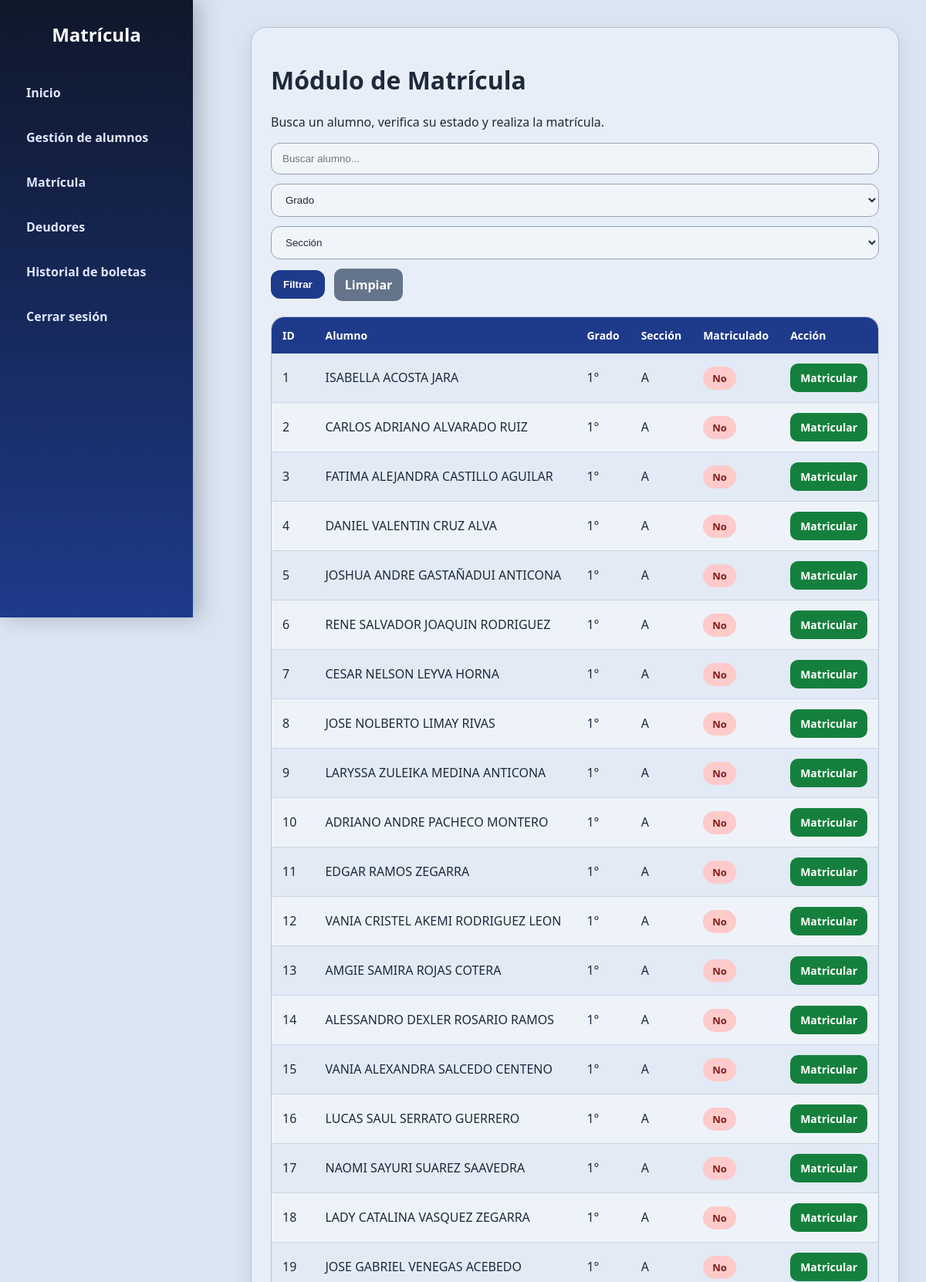
Page /matricula (signed in, upper part) on the committed database.
### tables this page shows
CREATE TABLE alumnos (
        id INTEGER PRIMARY KEY AUTOINCREMENT,
        nombres TEXT NOT NULL,
        apellidos TEXT NOT NULL,
        dni TEXT,
        grado TEXT NOT NULL,
        seccion TEXT NOT NULL,
        apoderado TEXT,
        telefono TEXT,
        estado TEXT DEFAULT 'Activo'
    );

### app.py (the view)
@app.route("/matricula")
def matricula():
    if "user" not in session:
        return redirect("/")
    buscar = request.args.get("buscar", "")
    grado = request.args.get("grado", "")
    seccion = request.args.get("seccion", "")
    conn = get_db()
    cur = conn.cursor()
    query = """
        SELECT
            alumnos.id,
            alumnos.nombres,
            alumnos.apellidos,
            alumnos.grado,
            alumnos.seccion,
            CASE
                WHEN matriculas.id IS NOT NULL THEN 'Sí'
                ELSE 'No'
            END AS matriculado
        FROM alumnos
        LEFT JOIN matriculas ON alumnos.id = matriculas.alumno_id
        WHERE 1=1
    """
    params = []
    if buscar:
        query += " AND (alumnos.nombres LIKE ? OR alumnos.apellidos LIKE ? OR alumnos.dni LIKE ?)"
        params.extend([f"%{buscar}%", f"%{buscar}%", f"%{buscar}%"])
    if grado:
        query += " AND alumnos.grado=?"
        params.append(grado)
    if seccion:
        query += " AND alumnos.seccion=?"
        params.append(seccion)
    query += " ORDER BY alumnos.grado, alumnos.seccion, alumnos.apellidos"
    cur.execute(query, params)
    alumnos_lista = cur.fetchall()
    conn.close()
    return render_template("matricula.html", alumnos=alumnos_lista)

### app.py (called while the page is built)
def get_db():
    return sqlite3.connect("colegio.db")

@app.context_processor
def injectar_usuario():
    return {
        "usuario_actual": session.get("user"),
        "rol_actual": session.get("rol")
    }

### templates/matricula.html (shortened to what this page needs)
<!DOCTYPE html>
<html lang="es">
<head>
<link rel="stylesheet" href="/static/style.css">
</head>
<body>
<div class="sidebar">
    <h2>Matrícula</h2>
    <a href="/dashboard">Inicio</a>
    <a href="/alumnos">Gestión de alumnos</a>
    <a href="/matricula">Matrícula</a>
    <a href="/deudores">Deudores</a>
    <a href="/boletas">Historial de boletas</a>
    <a href="/logout">Cerrar sesión</a>
</div>
<div class="content">
    <div class="card">
        <h1>Módulo de Matrícula</h1>
        <p>Busca un alumno, verifica su estado y realiza la matrícula.</p>
        <form class="form-buscar" method="GET">
            <input type="text" name="buscar" placeholder="Buscar alumno...">
            <select name="grado">
                <option value="">Grado</option>
            </select>
            <select name="seccion">
                <option value="">Sección</option>
            </select>
            <button type="submit">Filtrar</button>
            <a class="btn-limpiar" href="/matricula">Limpiar</a>
        </form>
        <div class="table-container">
            <table>
                <tr>
                    <th>ID</th>
                    <th>Alumno</th>
                    <th>Grado</th>
                    <th>Sección</th>
                    <th>Matriculado</th>
                    <th>Acción</th>
                </tr>
                {% for alumno in alumnos %}
                <tr>
                    <td>{{ alumno[0] }}</td>
                    <td>{{ alumno[1] }} {{ alumno[2] }}</td>
                    <td>{{ alumno[3] }}°</td>
                    <td>{{ alumno[4] }}</td>
                    <td>
                        {% if alumno[5] == 'Sí' %}
                            <span class="badge-si">Sí</span>
                        {% else %}
                            <span class="badge-no">No</span>
                        {% endif %}
                    </td>
                    <td>
                        {% if alumno[5] == 'No' %}
                            <a class="btn btn-success" href="/matricular/{{ alumno[0] }}">Matricular</a>
			{% endif %}
                    </td>
                </tr>
                {% else %}
                <tr>
                    <td class="vacio" colspan="6">No se encontraron alumnos.</td>
                </tr>
                {% endfor %}
            </table>
        </div>
    </div>
</div>
</body>
</html>

### static/style.css (style rules this page uses)
* { box-sizing: border-box; }
body { margin: 0; font-family: 'Segoe UI', Arial, sans-serif; background: #dbe5f1; color: #1e293b; }
.sidebar { width: 250px; height: 100vh; background: linear-gradient(180deg, #0f172a, #1e3a8a); color: white; position: fixed; padding: 28px 20px; box-shadow: 8px 0 25px rgba(15, 23, 42, 0.25); }
.sidebar h2 { margin: 0 0 35px; font-size: 24px; text-align: center; }
.sidebar a { display: block; color: #e0e7ff; text-decoration: none; padding: 13px 14px; margin-bottom: 10px; border-radius: 12px; font-weight: 600; transition: 0.2s; }
.content { margin-left: 290px; padding: 35px; }
.card { background: #e8eef7; padding: 25px; border-radius: 20px; margin-bottom: 25px; box-shadow: 0 10px 25px rgba(15, 23, 42, 0.10); border: 1px solid #b6c5da; }
.form-buscar { display: flex; gap: 12px; margin-bottom: 20px; flex-wrap: wrap; align-items: center; }
input, select { padding: 12px 14px; border-radius: 12px; border: 1px solid #94a3b8; width: 100%; outline: none; background: #f1f5f9; color: #1e293b; transition: 0.2s; }
button { background: #1e3a8a; color: white; border: none; padding: 11px 16px; border-radius: 12px; cursor: pointer; font-weight: 700; transition: 0.2s; }
.btn { padding: 9px 13px; border-radius: 10px; text-decoration: none; color: white; font-size: 14px; display: inline-block; font-weight: 700; transition: 0.2s; }
.btn-success { background: #15803d; }
.btn-limpiar { background: #64748b; color: white; padding: 10px 14px; border-radius: 10px; text-decoration: none; font-weight: 700; }
.table-container { overflow-x: auto; border-radius: 16px; border: 1px solid #b6c5da; }
table { width: 100%; border-collapse: collapse; overflow: hidden; border-radius: 16px; }
th { background: #1e3a8a; color: white; padding: 14px; text-align: left; font-size: 14px; }
td { padding: 13px 14px; border-bottom: 1px solid #cbd5e1; background: #eef3fa; }
tr:nth-child(even) td { background: #e2eaf5; }
.badge-no, .badge-pendiente { background: #fecaca; color: #7f1d1d; padding: 6px 12px; border-radius: 999px; font-weight: 800; font-size: 13px; }

### rows in the picture
alumnos: id "1", nombres "ISABELLA", apellidos "ACOSTA JARA", grado "1", seccion "A"
alumnos: id "2", nombres "CARLOS ADRIANO", apellidos "ALVARADO RUIZ", grado "1", seccion "A"
alumnos: id "3", nombres "FATIMA ALEJANDRA", apellidos "CASTILLO AGUILAR", grado "1", seccion "A"
alumnos: id "4", nombres "DANIEL VALENTIN", apellidos "CRUZ ALVA", grado "1", seccion "A"
alumnos: id "5", nombres "JOSHUA ANDRE", apellidos "GASTAÑADUI ANTICONA", grado "1", seccion "A"
alumnos: id "6", nombres "RENE SALVADOR", apellidos "JOAQUIN RODRIGUEZ", grado "1", seccion "A"
alumnos: id "7", nombres "CESAR NELSON", apellidos "LEYVA HORNA", grado "1", seccion "A"
alumnos: id "8", nombres "JOSE NOLBERTO", apellidos "LIMAY RIVAS", grado "1", seccion "A"
alumnos: id "9", nombres "LARYSSA ZULEIKA", apellidos "MEDINA ANTICONA", grado "1", seccion "A"
alumnos: id "10", nombres "ADRIANO ANDRE", apellidos "PACHECO MONTERO", grado "1", seccion "A"
alumnos: id "11", nombres "EDGAR", apellidos "RAMOS ZEGARRA", grado "1", seccion "A"
alumnos: id "12", nombres "VANIA CRISTEL AKEMI", apellidos "RODRIGUEZ LEON", grado "1", seccion "A"
alumnos: id "13", nombres "AMGIE SAMIRA", apellidos "ROJAS COTERA", grado "1", seccion "A"
alumnos: id "14", nombres "ALESSANDRO DEXLER", apellidos "ROSARIO RAMOS", grado "1", seccion "A"
alumnos: id "15", nombres "VANIA ALEXANDRA", apellidos "SALCEDO CENTENO", grado "1", seccion "A"
alumnos: id "16", nombres "LUCAS SAUL", apellidos "SERRATO GUERRERO", grado "1", seccion "A"
alumnos: id "17", nombres "NAOMI SAYURI", apellidos "SUAREZ SAAVEDRA", grado "1", seccion "A"
alumnos: id "18", nombres "LADY CATALINA", apellidos "VASQUEZ ZEGARRA", grado "1", seccion "A"
alumnos: id "19", nombres "JOSE GABRIEL", apellidos "VENEGAS ACEBEDO", grado "1", seccion "A"
